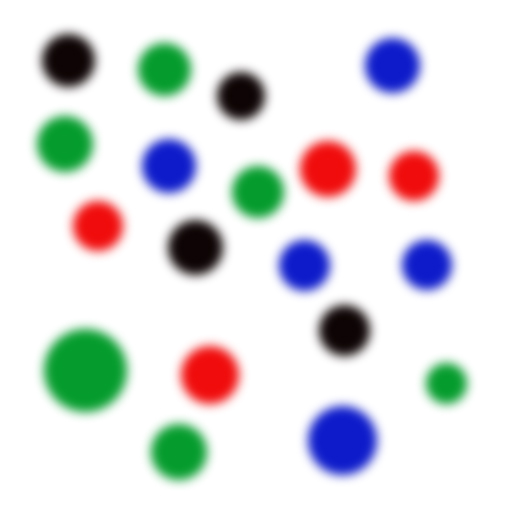
#> input picture standard_test_images/balls.jpg, 512 x 512 px
$ python 26_DetectingCirclesWithHoughCircleTransform.py
#> lines starting #> are read from the running program, lines starting #| are printed output that depends on the picture; after the words box and inside, x2 and y2 are one past the last pixel; in counts of white or black regions, pixels touching at a corner belong together
'''

Mathematically, circle = (x-h)^2 + (y-k)^2 = r^2
where, (h,k) is the center of the circle, and r is the radius of the circle.

'''


import cv2
import numpy as np

#img = cv2.imread("standard_test_images/BasicShapes.jpg")
img = cv2.imread("standard_test_images/balls.jpg")
#> img is the input picture: shape (512, 512, 3); mean B, G, R 223.3, 221.8, 220.1
output = img.copy()
gray = cv2.cvtColor(img, cv2.COLOR_BGR2GRAY)  # For canny, gray image is preferred
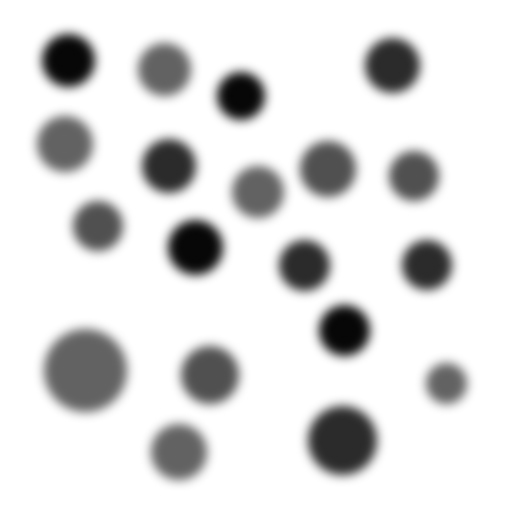
#> gray: shape (512, 512); min 6, max 255, mean 221.5
gray = cv2.medianBlur(gray, 5)
circles = cv2.HoughCircles(gray, cv2.HOUGH_GRADIENT, 1, 20, param1=50, param2=30, minRadius=0, maxRadius=0)
#> circles = 19 rows, first 8: [84.5, 369.5, 41.8], [342.5, 440.5, 34.3], [97.5, 225.5, 24.3], [327.5, 168.5, 27.5], [413.5, 175.5, 24.3], [240.5, 95.5, 23.9], [344.5, 329.5, 25.1], [68.5, 59.5, 26]
'''
circles = cv2.HoughCircles(image, method, dp, minDist[, circles[, param1[, param2[, minRadius[, maxRadius]]]]])

image = 8 bit, single channel, grayscale input image.
circles = Output vectors of found circles.
Method = Detection Method, See HoughModes. Currently, the only implemented method is HOUGH_GRADIENT.
dp = Inverse ratio of the accumulator resolution to image resolution. When dp = 1, accumulator has same
     resolution as the input image and if dp = 2, the accumulator has half as weak as the width and the height
minDist = minimum distance between the centers of the detected circles.
param1 = First method specific parameter. In case of HOUGH_GRADIENT, it is the higher threshold of the two
         passed to the canny edge detector (the lower one is twice smaller).
param2 = Second method specific parameter. In case of HOUGH_GRADIENT, it is the accumulator threshold for
         the circle centers at the detection stage.
minRadius = Minimum circle radius.
maxRadius = Maximum circle radius. if <= 0, uses the maximum image dimension. If <0, returns centers without
            finding the radius.

'''
detected_circles = np.uint16(np.around(circles))
#> detected_circles = 19 rows, first 8: [84, 370, 42], [342, 440, 34], [98, 226, 24], [328, 168, 28], [414, 176, 24], [240, 96, 24], [344, 330, 25], [68, 60, 26]
for (x, y, r) in detected_circles[0, :]:
    cv2.circle(output, (x,y), r, (255, 0, 255), 3)
    cv2.circle(output, (x, y), 2, (0, 255, 255), 3)  # since 2 is small value,
#> this loop made 19 passes
#> (x, y, r) on passes 1 to 12: (84, 370, 42), (342, 440, 34), (98, 226, 24), (328, 168, 28), (414, 176, 24), (240, 96, 24), (344, 330, 25), (68, 60, 26), (426, 264, 24), (178, 452, 28), (392, 64, 27), (196, 246, 27)
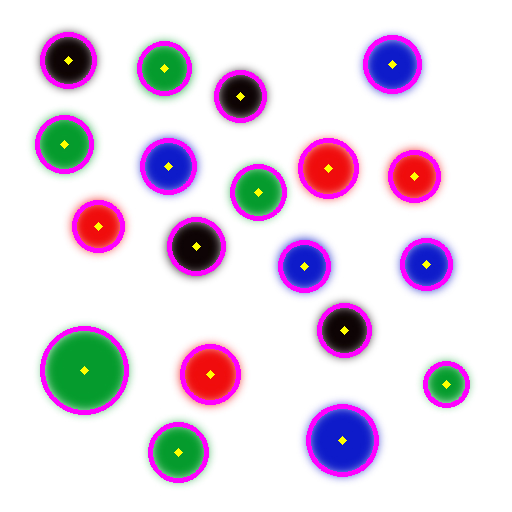
#> output: shape (512, 512, 3); 6.39% of pixels changed, all inside (x1, y1, x2, y2) = (35, 32, 470, 483)
                                                     # this circle looks like dots and help to show centers 😊


cv2.imshow('image', output)
cv2.waitKey(0)
cv2.destroyAllWindows()

$ run again, with standard_test_images/BasicShapes.jpg copied over standard_test_images/balls.jpg
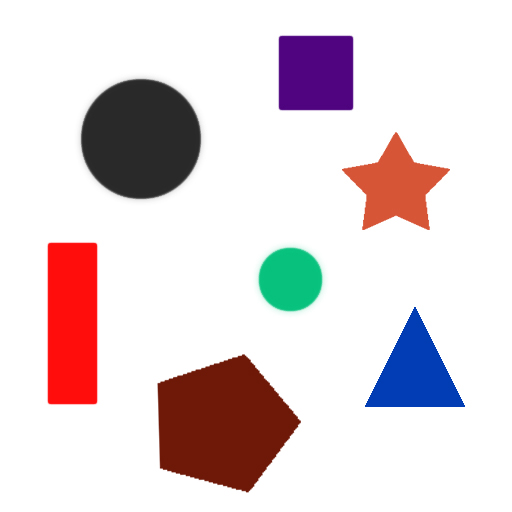
#> input picture standard_test_images/BasicShapes.jpg, 512 x 512 px
#> img is the input picture: shape (512, 512, 3); mean B, G, R 215.8, 213.3, 225.7
#> `gray = cv2.cvtColor(img, cv2.COLOR_BGR2GRAY)`:
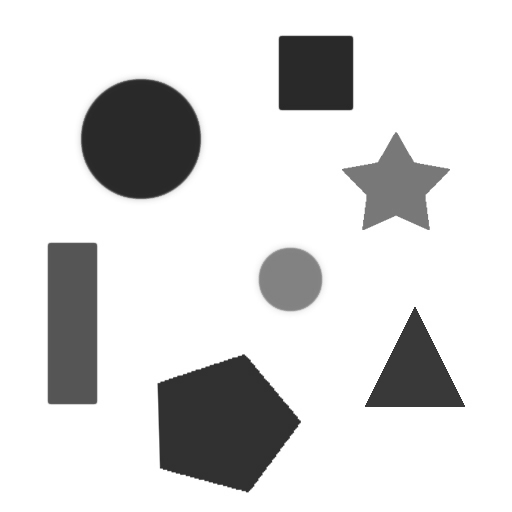
#> gray: shape (512, 512); min 39, max 255, mean 217.3
#> circles = [[140.5, 138.5, 60.4], [290.5, 279.5, 31.8]]
#> detected_circles = [[140, 138, 60], [290, 280, 32]]
#> the loop `for (x, y, r) in detected_circles[0, :]:` made 2 passes
#> after the loop `for (x, y, r) in detected_circles[0, :]:`:
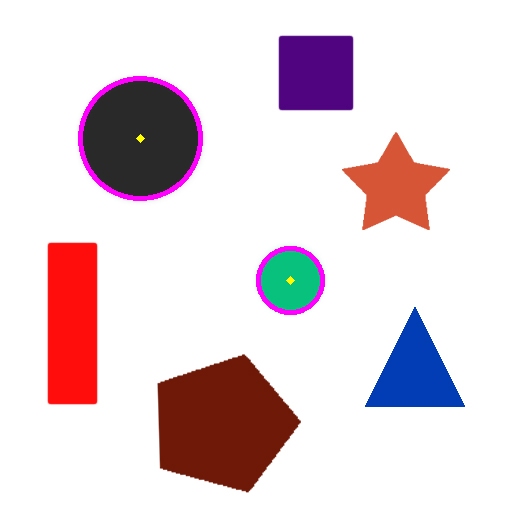
#> output: shape (512, 512, 3); 1.14% of pixels changed, all inside (x1, y1, x2, y2) = (78, 76, 325, 315)
